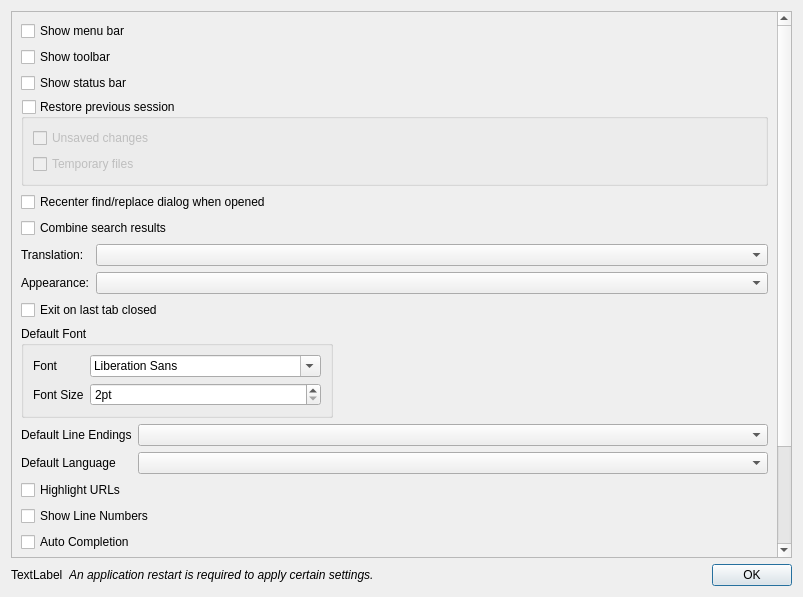
<?xml version="1.0" encoding="UTF-8"?>
<ui version="4.0">
 <class>PreferencesDialog</class>
 <widget class="QDialog" name="PreferencesDialog">
  <property name="geometry">
   <rect>
    <x>0</x>
    <y>0</y>
    <width>803</width>
    <height>597</height>
   </rect>
  </property>
  <property name="windowTitle">
   <string>Preferences</string>
  </property>
  <layout class="QVBoxLayout" name="verticalLayout">
   <item>
    <widget class="QScrollArea" name="scrollArea">
     <property name="widgetResizable">
      <bool>true</bool>
     </property>
     <widget class="QWidget" name="scrollAreaWidgetContents">
      <property name="geometry">
       <rect>
        <x>0</x>
        <y>-99</y>
        <width>769</width>
        <height>644</height>
       </rect>
      </property>
      <layout class="QVBoxLayout" name="verticalLayout_4">
       <item>
        <layout class="QVBoxLayout" name="verticalLayout_2">
         <item>
          <widget class="QCheckBox" name="checkBoxMenuBar">
           <property name="text">
            <string>Show menu bar</string>
           </property>
          </widget>
         </item>
         <item>
          <widget class="QCheckBox" name="checkBoxToolBar">
           <property name="text">
            <string>Show toolbar</string>
           </property>
          </widget>
         </item>
         <item>
          <widget class="QCheckBox" name="checkBoxStatusBar">
           <property name="text">
            <string>Show status bar</string>
           </property>
          </widget>
         </item>
         <item>
          <widget class="QGroupBox" name="gbxRestorePreviousSession">
           <property name="title">
            <string>Restore previous session</string>
           </property>
           <property name="checkable">
            <bool>true</bool>
           </property>
           <property name="checked">
            <bool>false</bool>
           </property>
           <layout class="QVBoxLayout" name="verticalLayout_3">
            <item>
             <widget class="QCheckBox" name="checkBoxUnsavedFiles">
              <property name="text">
               <string>Unsaved changes</string>
              </property>
             </widget>
            </item>
            <item>
             <widget class="QCheckBox" name="checkBoxRestoreTempFiles">
              <property name="text">
               <string>Temporary files</string>
              </property>
             </widget>
            </item>
           </layout>
          </widget>
         </item>
        </layout>
       </item>
       <item>
        <widget class="QCheckBox" name="checkBoxRecenterSearchDialog">
         <property name="text">
          <string>Recenter find/replace dialog when opened</string>
         </property>
        </widget>
       </item>
       <item>
        <widget class="QCheckBox" name="checkBoxCombineSearchResults">
         <property name="text">
          <string>Combine search results</string>
         </property>
        </widget>
       </item>
       <item>
        <layout class="QFormLayout" name="formLayout">
         <property name="labelAlignment">
          <set>Qt::AlignLeading|Qt::AlignLeft|Qt::AlignVCenter</set>
         </property>
         <property name="formAlignment">
          <set>Qt::AlignLeading|Qt::AlignLeft|Qt::AlignTop</set>
         </property>
         <item row="0" column="1">
          <widget class="QComboBox" name="comboBoxTranslation"/>
         </item>
         <item row="0" column="0">
          <widget class="QLabel" name="label">
           <property name="text">
            <string>Translation:</string>
           </property>
          </widget>
         </item>
         <item row="1" column="0">
          <widget class="QLabel" name="labelColorScheme">
           <property name="text">
            <string>Appearance:</string>
           </property>
          </widget>
         </item>
         <item row="1" column="1">
          <widget class="QComboBox" name="comboBoxColorScheme"/>
         </item>
        </layout>
       </item>
       <item>
        <widget class="QCheckBox" name="checkBoxExitOnLastTabClosed">
         <property name="text">
          <string>Exit on last tab closed</string>
         </property>
        </widget>
       </item>
       <item>
        <layout class="QHBoxLayout" name="horizontalLayout">
         <item>
          <widget class="QGroupBox" name="groupBox">
           <property name="title">
            <string>Default Font</string>
           </property>
           <layout class="QFormLayout" name="formLayout_2">
            <item row="1" column="0">
             <widget class="QLabel" name="label_2">
              <property name="text">
               <string>Font</string>
              </property>
             </widget>
            </item>
            <item row="1" column="1">
             <widget class="QFontComboBox" name="fcbDefaultFont"/>
            </item>
            <item row="3" column="0">
             <widget class="QLabel" name="label_3">
              <property name="text">
               <string>Font Size</string>
              </property>
             </widget>
            </item>
            <item row="3" column="1">
             <widget class="QSpinBox" name="spbDefaultFontSize">
              <property name="suffix">
               <string>pt</string>
              </property>
              <property name="minimum">
               <number>2</number>
              </property>
              <property name="maximum">
               <number>48</number>
              </property>
             </widget>
            </item>
           </layout>
          </widget>
         </item>
         <item>
          <spacer name="horizontalSpacer">
           <property name="orientation">
            <enum>Qt::Horizontal</enum>
           </property>
           <property name="sizeHint" stdset="0">
            <size>
             <width>40</width>
             <height>20</height>
            </size>
           </property>
          </spacer>
         </item>
        </layout>
       </item>
       <item>
        <layout class="QFormLayout" name="formLayout_3">
         <item row="0" column="0">
          <widget class="QLabel" name="label_4">
           <property name="text">
            <string>Default Line Endings</string>
           </property>
          </widget>
         </item>
         <item row="0" column="1">
          <widget class="QComboBox" name="comboBoxLineEndings"/>
         </item>
         <item row="1" column="0">
          <widget class="QLabel" name="labelDefaultLanguage">
           <property name="text">
            <string>Default Language</string>
           </property>
          </widget>
         </item>
         <item row="1" column="1">
          <widget class="QComboBox" name="comboBoxDefaultLanguage"/>
         </item>
        </layout>
       </item>
       <item>
        <widget class="QCheckBox" name="checkBoxHighlightURLs">
         <property name="text">
          <string>Highlight URLs</string>
         </property>
        </widget>
       </item>
       <item>
        <widget class="QCheckBox" name="checkBoxShowLineNumbers">
         <property name="text">
          <string>Show Line Numbers</string>
         </property>
        </widget>
       </item>
       <item>
        <widget class="QCheckBox" name="checkBoxAutoCompletion">
         <property name="text">
          <string>Auto Completion</string>
         </property>
        </widget>
       </item>
       <item>
        <widget class="QGroupBox" name="groupBox_2">
         <property name="title">
          <string>Default Directory</string>
         </property>
         <layout class="QVBoxLayout" name="verticalLayout_5">
          <item>
           <widget class="QRadioButton" name="radioFollowCurrentDirectory">
            <property name="text">
             <string>Follow Current Document</string>
            </property>
           </widget>
          </item>
          <item>
           <widget class="QRadioButton" name="radioLastUsedDirectory">
            <property name="text">
             <string>Last Used Directory</string>
            </property>
           </widget>
          </item>
          <item>
           <layout class="QHBoxLayout" name="horizontalLayout_2">
            <item>
             <widget class="QRadioButton" name="radioHardCoded">
              <property name="text">
               <string/>
              </property>
             </widget>
            </item>
            <item>
             <widget class="QLineEdit" name="txtHardCodedPath"/>
            </item>
            <item>
             <widget class="QToolButton" name="btnSelectHardCodedPath">
              <property name="text">
               <string>...</string>
              </property>
             </widget>
            </item>
           </layout>
          </item>
         </layout>
        </widget>
       </item>
       <item>
        <spacer name="verticalSpacer">
         <property name="orientation">
          <enum>Qt::Vertical</enum>
         </property>
         <property name="sizeHint" stdset="0">
          <size>
           <width>20</width>
           <height>40</height>
          </size>
         </property>
        </spacer>
       </item>
      </layout>
     </widget>
    </widget>
   </item>
   <item>
    <layout class="QHBoxLayout" name="layoutAppRestart">
     <item>
      <widget class="QLabel" name="labelAppRestartIcon">
       <property name="text">
        <string>TextLabel</string>
       </property>
      </widget>
     </item>
     <item>
      <widget class="QLabel" name="labelAppRestart">
       <property name="font">
        <font>
         <italic>true</italic>
        </font>
       </property>
       <property name="text">
        <string>An application restart is required to apply certain settings.</string>
       </property>
      </widget>
     </item>
     <item>
      <widget class="QDialogButtonBox" name="buttonBox">
       <property name="orientation">
        <enum>Qt::Horizontal</enum>
       </property>
       <property name="standardButtons">
        <set>QDialogButtonBox::Ok</set>
       </property>
      </widget>
     </item>
    </layout>
   </item>
  </layout>
 </widget>
 <resources/>
 <connections>
  <connection>
   <sender>buttonBox</sender>
   <signal>accepted()</signal>
   <receiver>PreferencesDialog</receiver>
   <slot>accept()</slot>
   <hints>
    <hint type="sourcelabel">
     <x>792</x>
     <y>586</y>
    </hint>
    <hint type="destinationlabel">
     <x>157</x>
     <y>274</y>
    </hint>
   </hints>
  </connection>
  <connection>
   <sender>buttonBox</sender>
   <signal>rejected()</signal>
   <receiver>PreferencesDialog</receiver>
   <slot>reject()</slot>
   <hints>
    <hint type="sourcelabel">
     <x>792</x>
     <y>586</y>
    </hint>
    <hint type="destinationlabel">
     <x>286</x>
     <y>274</y>
    </hint>
   </hints>
  </connection>
 </connections>
</ui>
